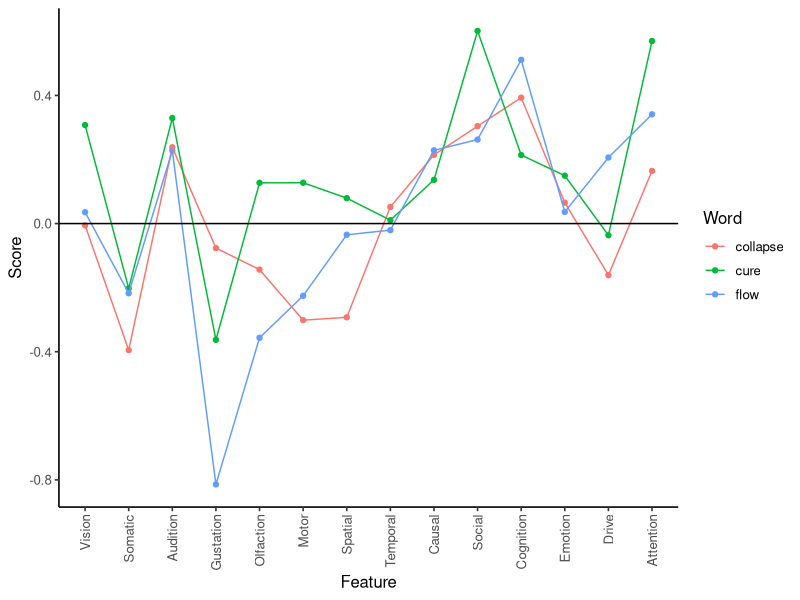
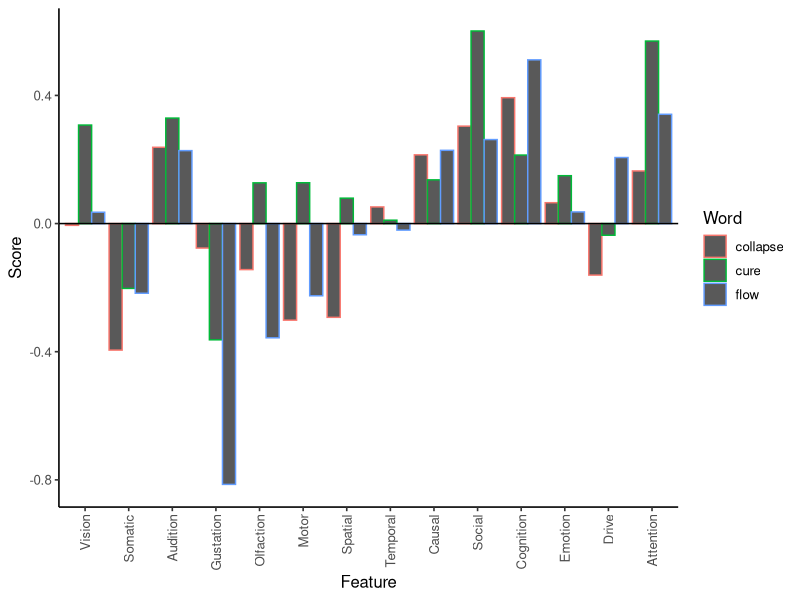
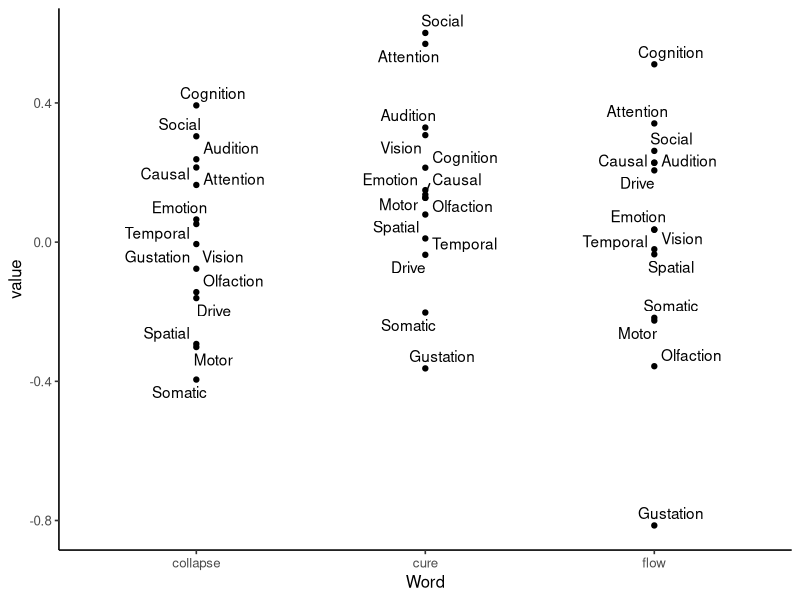

Write the R code that produced these figures, in order.
library(tidyverse)
library(ggrepel)
d = read_csv("flow_collapse_and_cure_coarse_categories.csv")
names(d) = c("Feature", "collapse", "cure", "flow")
d = gather(d, Word, value, -Feature)

# lock in factor level order
d$Feature <- factor(d$Feature, levels = c('Vision', 'Somatic', 'Audition', 'Gustation', 'Olfaction',
                                          'Motor', 'Spatial', 'Temporal', 'Causal', 'Social',
                                          'Cognition', 'Emotion', 'Drive', 'Attention'))

ggplot(d, aes(x=Feature, y=value, group=Word, colour=Word)) +
  geom_point() + 
  geom_line() + 
  theme_classic(12) + 
  theme(axis.text.x = element_text(angle=90, hjust=1, vjust=.5)) +
  ylab("Score") +
  geom_hline(
    yintercept=0,
  )

ggplot(d, aes(x=Feature, y=value, group=Word, colour=Word)) +
  #geom_point() + 
  geom_col(position = "dodge") + 
  theme_classic(12) + 
  theme(axis.text.x = element_text(angle=90, hjust=1, vjust=.5)) +
  ylab("Score") +
  geom_hline(
    yintercept=0,
  )



ggplot(d, aes(x=Word, y=value, label=Feature)) +
  geom_point() + 
  geom_text_repel() +
  theme_classic(12)
